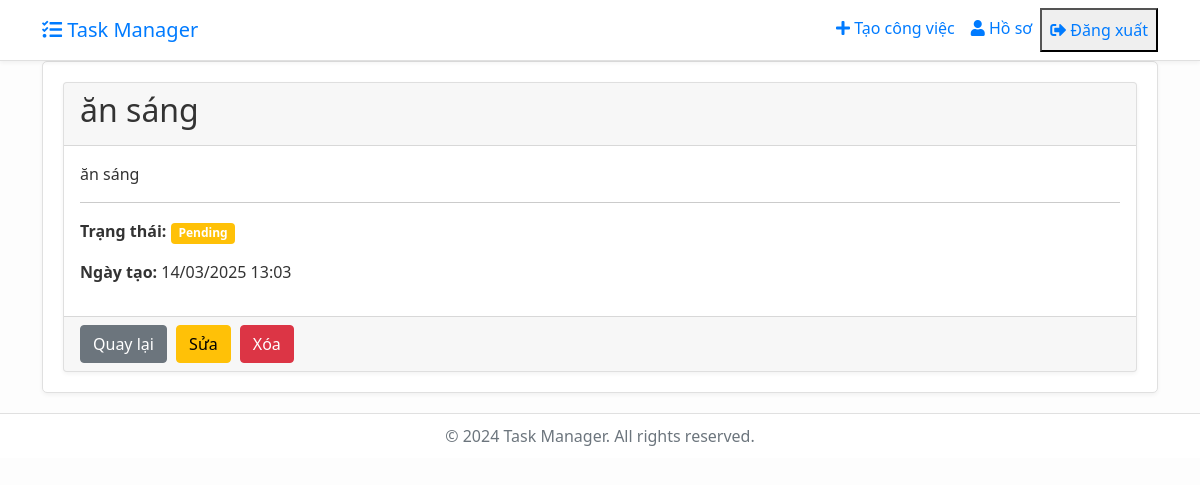
The page /task/11/ (signed in) on the database its author committed.
### tasks/models.py (models this page shows, shortened)
class Task(models.Model):
    STATUS_CHOICES = [
        ('pending', 'Pending'),
        ('in_progress', 'In Progress'),
        ('completed', 'Completed'),
    ]
    CATEGORY_CHOICES = [  # Đổi tên biến thành CATEGORY_CHOICES để rõ ràng hơn
        ('work', 'Work'),
        ('personal', 'Personal'),
        ('study', 'Study'),
        ('other', 'Other'),
    ]
    title = models.CharField(max_length=100)
    description = models.TextField(blank=True)
    created = models.DateTimeField(default=timezone.now)
    finished = models.DateTimeField(null=True, blank=True)
    status = models.CharField(max_length=20, choices=STATUS_CHOICES, default='pending')
    category = models.CharField(max_length=20, choices=CATEGORY_CHOICES, default='other')  # Thêm trường category
    user = models.ForeignKey(User, on_delete=models.CASCADE)

### tasks/views.py (the view)
# urls.py: path('task/<int:pk>/', views.TaskDetailView.as_view(), name='task-detail'),
class TaskDetailView(LoginRequiredMixin, UserPassesTestMixin, DetailView):
    model = Task
    def test_func(self):
        task = self.get_object()
        return self.request.user == task.user or self.request.user.is_staff

### tasks/templates/tasks/task_detail.html (shortened to what this page needs)
{% extends "base.html" %}
{% block content %}
<div class="content-section">
    <div class="card">
        <div class="card-header">
            <h2>{{ object.title }}</h2>
        </div>
        <div class="card-body">
            <p class="card-text">{{ object.description }}</p>
            <hr>
            <div class="row">
                <div class="col-md-6">
                    <p><strong>Trạng thái:</strong>
                        <span class="badge {% if object.status == 'completed' %}bg-success
                                         {% elif object.status == 'in_progress' %}bg-info
                                         {% else %}bg-warning{% endif %}">
                            {{ object.get_status_display }}
                        </span>
                    </p>
                    <p><strong>Ngày tạo:</strong> {{ object.created|date:"d/m/Y H:i" }}</p>
                </div>
            </div>
        </div>
        <div class="card-footer">
            <a class="btn btn-secondary" href="{% url 'task-list' %}">Quay lại</a>
            <a class="btn btn-warning" href="{% url 'task-update' object.id %}">Sửa</a>
            <a class="btn btn-danger" href="{% url 'task-delete' object.id %}">Xóa</a>
        </div>
    </div>
</div>
{% endblock content %}

### templates/base.html (style rules this page uses)
body { background: #fdfdfd; color: #333; min-height: 100vh; display: flex; flex-direction: column; }
.content-section { background: #ffffff; padding: 20px; border: 1px solid #e0e0e0; border-radius: 5px; margin-bottom: 20px; box-shadow: 0 2px 4px rgba(0, 0, 0, 0.05); }
.btn { margin-right: 5px; }
.card { background: #ffffff; box-shadow: 0 2px 4px rgba(0, 0, 0, 0.05); transition: all 0.3s ease; }

### rows shown on the page
Task: title "ăn sáng", description "ăn sáng", status "Pending", created "14/03/2025 13:03"
